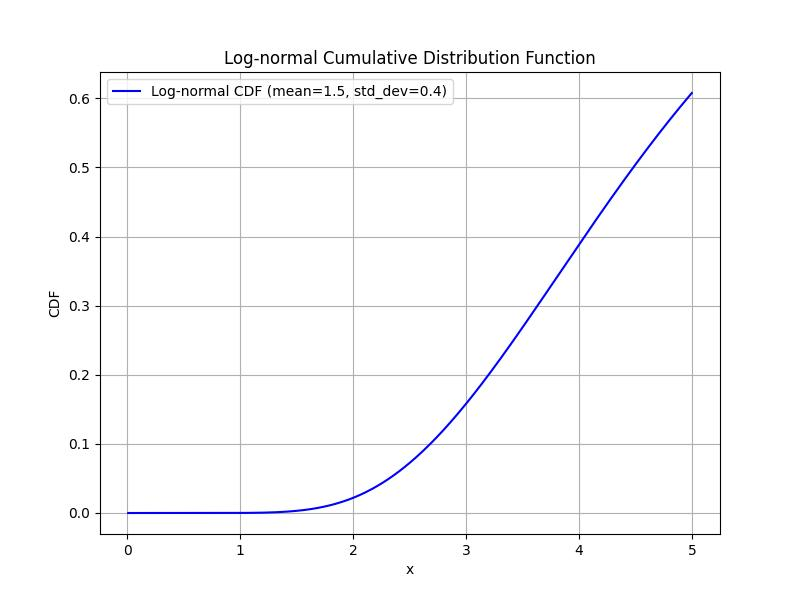

Here is the Python script that generated this plot:
import math
import matplotlib.pyplot as plt

def lognormal_cdf(x, mean, std_dev):
    """
    計算對數常態分布的累積分布函數 (CDF)。

    :param x: float，輸入值
    :param mean: float，對數常態分布的均值
    :param std_dev: float，對數常態分布的標準差
    :return: float，累積分布函數值
    """
    if x <= 0:
        return 0.0
    z = (math.log(x) - mean) / std_dev
    return 0.5 * (1 + math.erf(z / math.sqrt(2)))

def plot_lognormal_cdf(data, output_file):
    """
    繪製對數常態累積分布函數圖並儲存為 JPG 檔案。

    :param data: tuple，包含對數常態分布的參數 (mean, std_dev)
    :param output_file: str，輸出的 JPG 檔案名稱
    """
    mean, std_dev = data
    x_values = [i * 0.01 for i in range(1, 501)]  # 定義 x 軸範圍 (0.01 到 5)
    cdf_values = [lognormal_cdf(x, mean, std_dev) for x in x_values]

    # 繪製圖形
    plt.figure(figsize=(8, 6))
    plt.plot(x_values, cdf_values, label=f'Log-normal CDF (mean={mean}, std_dev={std_dev})', color='blue')
    plt.title('Log-normal Cumulative Distribution Function')
    plt.xlabel('x')
    plt.ylabel('CDF')
    plt.legend()
    plt.grid()

    # 儲存為 JPG 檔案
    plt.savefig(output_file, format='jpg')
    plt.close()
    print(f"圖形已儲存為 {output_file}")

# 從使用者輸入獲取數據
try:
    mean = float(input("請輸入對數常態分布的均值 (mean): "))
    std_dev = float(input("請輸入對數常態分布的標準差 (std_dev): "))
    output_file = input("請輸入輸出的 JPG 檔案名稱 (例如: lognormal_cdf.jpg): ")

    # 繪製圖形
    plot_lognormal_cdf((mean, std_dev), output_file)
except ValueError:
    print("輸入的數值無效，請輸入有效的數字。")
